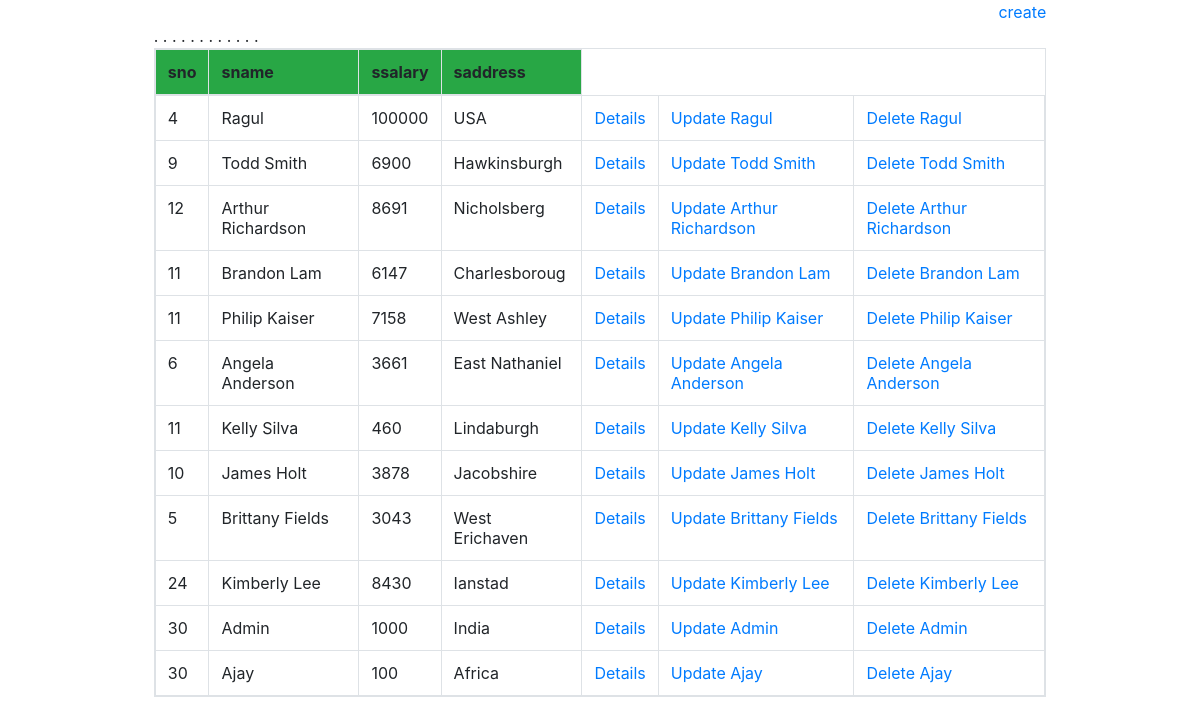
The page /student/ on the database its author committed.
### crudApp/models.py (models this page shows)
class  Student(models.Model):
    sno = models.IntegerField()
    sname = models.CharField(max_length=20)
    ssalary = models.IntegerField()
    saddress = models.CharField(max_length=100)

### crudApp/views.py (the view)
# urls.py: path('',list_view ),
def list_view(request):
    context ={}
    context["dataset"] = Student.objects.all()
    return render(request, "crudApp/list_view.html", context)

### templates/crudApp/list_view.html
<html>
{% load static %}
<head>  <link rel="stylesheet" type="text/css" href="{% static 'css/bootstrap.css' %}"/>
</head><div class="row justify-content-center">
<div class="col-9 ">
    <div class="d-flex flex-row-reverse bd-highlight">
        <tr><a href=create class="d-flex flex-row-reverse bd-highlight">create</a></tr>
        </div>
        <div class="main">
            <table class="table table-bordered table-responsive">
                <thead>
                    <tr class="bg-success">
                    <th>sno</th>
                    <th>sname</th>
                    <th>ssalary</th>
                    <th>saddress</th>
                    </tr>
                </thead>
                <tbody>
            {% for data in dataset %}.
            <tr>
            <td>{{ data.sno}}</td>
            <td>{{ data.sname }}</td>
            <td>{{ data.ssalary }}</td>
            <td>{{ data.saddress }}</td>
            <td><a href=details/{{data.id}}>Details</a></td>
            <td><a href=update/{{data.id}}>Update {{ data.sname }}</a></td>
            <td><a href=delete/{{data.id}}>Delete {{ data.sname }}</a></td>
            </tr>
            {% endfor %}
            </tbody>
            </table>
        </div>
        </div>
</div>

### rows shown on the page
Student: sno "4", sname "Ragul", ssalary "100000", saddress "USA"
Student: sno "9", sname "Todd Smith", ssalary "6900", saddress "Hawkinsburgh"
Student: sno "12", sname "Arthur Richardson", ssalary "8691", saddress "Nicholsberg"
Student: sno "11", sname "Brandon Lam", ssalary "6147", saddress "Charlesboroug"
Student: sno "11", sname "Philip Kaiser", ssalary "7158", saddress "West Ashley"
Student: sno "6", sname "Angela Anderson", ssalary "3661", saddress "East Nathaniel"
Student: sno "11", sname "Kelly Silva", ssalary "460", saddress "Lindaburgh"
Student: sno "10", sname "James Holt", ssalary "3878", saddress "Jacobshire"
Student: sno "5", sname "Brittany Fields", ssalary "3043", saddress "West Erichaven"
Student: sno "24", sname "Kimberly Lee", ssalary "8430", saddress "Ianstad"
Student: sno "30", sname "Admin", ssalary "1000", saddress "India"
Student: sno "30", sname "Ajay", ssalary "100", saddress "Africa"
